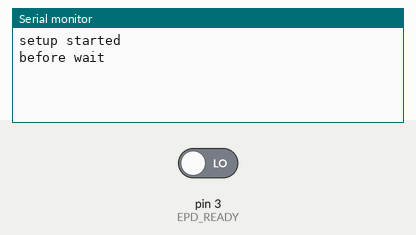
Simulated run of this sketch. Board: Arduino Uno, built with avr-gcc and run on an emulated ATmega328P. On the bench: the last lines printed to the serial monitor. The test bench sets the inputs (shaded band); at power-on: pin 3 (EPD_READY) LOW. Storage starts empty.

Above: at 1.2 s.
1.3 s: pin 3 (EPD_READY) driven HIGH
At 2.0 s:
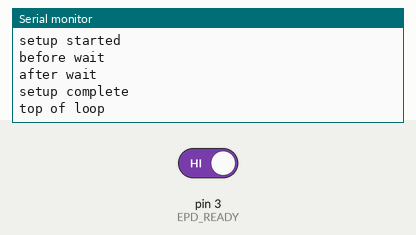
At 3.6 s:
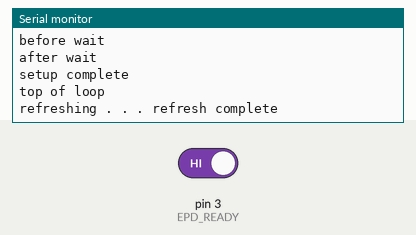

Measured:
- after the input at 1.3 s, the serial monitor: prints a new line at once (image 1)

The sketch:

CFAP640384A00750.ino
```cpp
// (licence header left out)
// The display is SPI, include the library header.
#include <SPI.h>
#include <SD.h>
#include <avr/io.h>

// Include LUTs
#include "LUTs_for_CFAP640384A00750.h"
//Include Images
#include "Images_for_CFAP640384A00750.h"

#define ePaper_RST_0  (digitalWrite(EPD_RESET, LOW))
#define ePaper_RST_1  (digitalWrite(EPD_RESET, HIGH))
#define ePaper_CS_0   (digitalWrite(EPD_CS, LOW))
#define ePaper_CS_1   (digitalWrite(EPD_CS, HIGH))
#define ePaper_DC_0   (digitalWrite(EPD_DC, LOW))
#define ePaper_DC_1   (digitalWrite(EPD_DC, HIGH))

#define EPD_READY   3
#define EPD_RESET   4
#define EPD_DC      5
#define EPD_CS      10
#define SD_CS       8

#define HRES  640
#define VRES  384

//=============================================================================
//this function will take in a byte and send it to the display with the
//command bit low for command transmission
void writeCMD(uint8_t command)
{
	ePaper_DC_0;
	ePaper_CS_0;
	SPI.transfer(command);
	ePaper_CS_1;
}

//this function will take in a byte and send it to the display with the
//command bit high for data transmission
void writeData(uint8_t data)
{
	ePaper_DC_1;
	ePaper_CS_0;
	SPI.transfer(data);
	ePaper_CS_1;
}

//===========================================================================
void setup(void)
{
	//Debug port / Arduino Serial Monitor (optional)
	Serial.begin(9600);
  Serial.println("setup started");
	// Configure the pin directions
	pinMode(EPD_CS, OUTPUT);
	pinMode(EPD_RESET, OUTPUT);
	pinMode(EPD_DC, OUTPUT);
	pinMode(EPD_READY, INPUT);
  pinMode(SD_CS, OUTPUT);

  digitalWrite(SD_CS, LOW);

  if (!SD.begin(SD_CS))
  {
    Serial.println("SD could not initialize");
  }

	//Set up SPI interface
	SPI.beginTransaction(SPISettings(2000000, MSBFIRST, SPI_MODE0));
	SPI.begin();


	//reset driver
	ePaper_RST_0;
	delay(200);
	ePaper_RST_1;
	delay(200);

  initEPD();
	Serial.println("setup complete");
}

void initEPD()
{

  //-----------------------------------------------------------------------------
  //more detail on the following commands and additional commands not used here
  //can be found on the CFAP640384A0-0750 datasheet on the Crystalfontz website
  //-----------------------------------------------------------------------------


  //Power Setting
  writeCMD(0x01);
  writeData(0x37);
  writeData(0x00);
  writeData(0x08);
  writeData(0x08);

  //Booster Soft Start
  writeCMD(0x06);
  writeData(0xc7);
  writeData(0xcc);
  writeData(0x28);

  //Power On
  writeCMD(0x04);
  Serial.println("before wait");
  //wait until powered on
  while (0 == digitalRead(EPD_READY));
  Serial.println("after wait");

  //Panel Setting
  writeCMD(0x00);
  writeData(0xc3);

  //PLL Control
  writeCMD(0x30);
  writeData(0x3a);

  //Resolution
  writeCMD(0x61);
#define WIDTH (640)
  writeData(WIDTH>>8);	  //MSB
  writeData(WIDTH&0xff);	//LSB
#define HEIGHT (384)
  writeData(HEIGHT>>8);	  //MSB
  writeData(HEIGHT&0xff);	//LSB

  //VCM DC Settings
  writeCMD(0x82);
  writeData(0x1e);

  //Vcom and data interval setting
  writeCMD(0x50);
  writeData(0x67);

  //flash define
  writeCMD(0xe5);
  writeData(0x03);

}

void setRegisterLUT()
{
	//set LUTs
	//The following block allows the LUTs to be changed.
	//In order for these LUTs to take effect, command 0x00 must have bit 5 set to "1"
	//set panel setting to call LUTs from the register
	writeCMD(0x00);
	writeData(0xeb);

	//VCOM_LUT_LUTC
	writeCMD(0x20);
	for (int i = 0; i < 44; i++)
	{
		writeData(pgm_read_byte(&VCOM_LUT_LUTC[i]));
	}
	//W2W_LUT_LUTWW
	writeCMD(0x21);
	for (int i = 0; i < 42; i++)
	{
		writeData(pgm_read_byte(&W2W_LUT_LUTWW[i]));
	}
	//B2W_LUT_LUTBW_LUTR
	writeCMD(0x22);
	for (int i = 0; i < 42; i++)
	{
		writeData(pgm_read_byte(&B2W_LUT_LUTBW_LUTR[i]));
	}
	//B2B_LUT_LUTBB_LUTB
	writeCMD(0x23);
	for (int i = 0; i < 42; i++)
	{
		writeData(pgm_read_byte(&B2B_LUT_LUTBB_LUTB[i]));
	}
	//W2B_LUT_LUTWB_LUTW
	writeCMD(0x24);
	for (int i = 0; i < 42; i++)
	{
		writeData(pgm_read_byte(&W2B_LUT_LUTWB_LUTW[i]));
	}
}

void setOTPLUT()
{
	//set panel setting to call LUTs from OTP
	writeCMD(0x00);
	writeData(0xcb);
}
//================================================================================
void show_BMPs_in_root(void)
{
  Serial.println("in BMP function");
  delay(1);
  File
    root_dir;
  root_dir = SD.open("/");
  if (0 == root_dir)
  {
    Serial.println("show_BMPs_in_root: Can't open \"root\"");
    return;
  }

  File
    bmp_file;

  Serial.println("made it after root dir check");
  while (1)
  {
    bmp_file = root_dir.openNextFile();
    if (0 == bmp_file)
    {
      // no more files, break out of while()
      // root_dir will be closed below.
      break;
    }
    Serial.println("made it after check for file");
    //Skip directories (what about volume name?)
    if (0 == bmp_file.isDirectory())
    {
      //The file name must include ".BMP"
      if (0 != strstr(bmp_file.name(), ".BMP"))
      {
        uint32_t size = bmp_file.size();
        //print out the size of the display to see what it is for reference
        Serial.println(size);
        //check to make sure a valid bitmap is put in. Should be 737334-737336
        if ( 737330 <= size)
        {
          clear();
          //Power on
          writeCMD(0x04);
          while (0 == digitalRead(EPD_READY));

          //Start transmission of first set of data
          writeCMD(0x10);
          //Jump over BMP header
          bmp_file.seek(54);
          //grab one row of pixels from the SD card at a time
          static uint8_t quarter_line[160 * 3];
          for (int line = 0; line < 384*4; line++)
          {

            //Set the LCD to the left of this line. BMPs store data
            //to have the image drawn from the other end, uncomment the line below

            //read a line from the SD card
            bmp_file.read(quarter_line, 160 * 3);

            //send the line to the display
            send_pixels_BW(160 * 3, quarter_line);

          }
          Serial.println("before refresh wait");
          //refresh the display
          writeCMD(0x11);
          writeCMD(0x12);
          delay(100);
          while (0 == digitalRead(EPD_READY));
          //power off while we wait
          writeCMD(0x02);
          Serial.println("after refresh wait");
          delay(5000);
          while (1);
        }
      }
    }
    //Release the BMP file handle
    bmp_file.close();
    //Give a bit to let them see it
    delay(1000);
  }
  //Release the root directory file handle
  root_dir.close();
  //SPI.beginTransaction(SPISettings(12000000, MSBFIRST, SPI_MODE0));
}

//================================================================================
void Load_Flash_Image_To_Display_RAM_RLE(uint16_t width_pixels,
  uint16_t height_pixels,
  const uint8_t *BW_image)
{
  //Index into *image, that works with pgm_read_byte()

  //Get width_bytes from width_pixel, rounding up
  uint8_t
    width_bytes;
  width_bytes = (width_pixels + 7) >> 3;

  //Make sure the display is not busy before starting a new command.
  while (0 == digitalRead(EPD_READY));
  //Select the controller
  ePaper_CS_0;

  //Aim at the command register
  ePaper_DC_0;
  //Write the command: DATA START TRANSMISSION 2 (DTM2) (R13H)
  //  Display Start transmission 2
  //  (DTM2, Red Data)
  //
  // This command starts transmitting data and write them into SRAM. To complete
  // data transmission, command DSP (Data transmission Stop) must be issued. Then
  // the chip will start to send data/VCOM for panel.
  //  * In B/W mode, this command writes “NEW” data to SRAM.
  //  * In B/W/Red mode, this command writes “Red” data to SRAM.
  SPI.transfer(0x10);
  //Pump out the Red data.
  ePaper_DC_1;
  uint8_t count = 0;
  uint8_t byteRead = 0;
  uint8_t byteSent[4];
  for (int i = 0; i < MONO_ARRAY_SIZE; i = i + 2)
  {
    count = pgm_read_byte(&BW_image[i]);
    byteRead = pgm_read_byte(&BW_image[i + 1]);

    uint8_t x = 0;
    for (int j = 7; j > 0; j = j - 2)
    {
      byteSent[x] = 0x00;
      if (((byteRead >> j) & 0x01) == 1)
      {
        byteSent[x] = 0x30;
      }
      if (((byteRead >> (j - 1)) & 0x01) == 1)
      {
        byteSent[x] |= 0x03;
      }
      x++;
    }

    for (uint8_t j = 0; j < count; j++)
    {
      for (uint8_t k = 0; k < 4; k++)
      {
        SPI.transfer(byteSent[k]);
      }
    }
  }

  //Aim back at the command register
  ePaper_DC_0;
  //Write the command: DATA STOP (DSP) (R11H)
  SPI.transfer(0x11);
  //Write the command: Display Refresh (DRF)
  SPI.transfer(0x12);
  //Deslect the controller
  ePaper_CS_1;
}

//================================================================================
void clear()
{
  //Power on
  writeCMD(0x04);
  while (0 == digitalRead(EPD_READY));

  writeCMD(0x10);
  for (long i = 0; i < 122880; i++)
  {
    writeData(0x00);
  }

  //refresh the display
  writeCMD(0x11);
  writeCMD(0x12);
  delay(100);
  Serial.print("refreshing . . . ");
  while (0 == digitalRead(EPD_READY));
  Serial.println("refresh complete");
}


//================================================================================
void send_pixels_BW(uint8_t byteCount, uint8_t *dataPtr)
{
  uint8_t data;
  uint8_t red;
  uint8_t green;
  uint8_t blue;
  while (byteCount != 0)
  {
    uint8_t data = 0;
    red = *dataPtr;
    dataPtr++;
    byteCount--;
    green = *dataPtr;
    dataPtr++;
    byteCount--;
    blue = *dataPtr;
    dataPtr++;
    byteCount--;

    if (127 >= ((red*.21) + (green*.72) + (blue*.07)))
    {
      data = 0x30;
    }

      red = *dataPtr;
      dataPtr++;
      byteCount--;
      green = *dataPtr;
      dataPtr++;
      byteCount--;
      blue = *dataPtr;
      dataPtr++;
      byteCount--;
      //data = data << 1;

      if (127 >= ((red*.21) + (green*.72) + (blue*.07)))
      {
        data = data | 0x03;
      }

      writeData(data);
  }
}

void powerON()
{
  writeCMD(0x04);
}

void powerOff()
{
  writeCMD(0x02);
  writeCMD(0x03);
  writeData(0x00);
}

//=============================================================================
#define waittime          10000
#define white             0
#define checks            0
#define zebra             0
#define black             0
#define splashscreenRLE   1
#define showBMPs          0
void loop()
{
  Serial.println("top of loop");

#if white
  //power on the display
  powerON();
  while (0 == digitalRead(EPD_READY));

	writeCMD(0x10);
	for (long i = 0; i < 122880; i++)
	{
 		writeData(0x00);
	}

	//refresh the display
  writeCMD(0x11);
	writeCMD(0x12);
  delay(100);
  Serial.println("before refresh wait");
	while (0 == digitalRead(EPD_READY));
  Serial.println("after refresh wait");
  //for maximum power conservation, power off the EPD
  powerOff();
  delay(waittime);
#endif

#if checks
  //power on the display
  powerON();
  while (0 == digitalRead(EPD_READY));

  writeCMD(0x10);
  uint16_t
    x,y,z;
  for(y=0;y<HEIGHT;y++)
    {
    for(x=0;x<WIDTH/4;x++)
      {
      z = y & 0x0002;
      if(z != 0)
        {
        writeData(0x00);
        writeData(0x33);
        }
      else
        {
        writeData(0x33);
        writeData(0x00);
        }
      }
    }
  //refresh the display
  writeCMD(0x11);
  writeCMD(0x12);
  delay(100);
  Serial.println("before refresh wait");
  while (0 == digitalRead(EPD_READY));
  Serial.println("after refresh wait");
  //for maximum power conservation, power off the EPD
  powerOff();
  delay(waittime);
#endif

#if zebra
  //power on the display
  powerON();
  while (0 == digitalRead(EPD_READY));

  writeCMD(0x10);
  for (int i = 0; i < 7680 * 4; i++)
  {
    writeData(0x33);
  }
  for (int i = 0; i < 7680 * 4; i++)
  {
    writeData(0x00);
  }
  for (int i = 0; i < 7680 * 4; i++)
  {
    writeData(0x33);
  }
  for (int i = 0; i < 7680 * 4; i++)
  {
    writeData(0x00);
  }

  //refresh the display
  writeCMD(0x11);
  writeCMD(0x12);
  delay(100);
  Serial.println("before refresh wait");
  while (0 == digitalRead(EPD_READY));
    Serial.println("after refresh wait");

  //for maximum power conservation, power off the EPD
  powerOff();
  delay(waittime);

  //Power on
  writeCMD(0x04);
  while (0 == digitalRead(EPD_READY));

  writeCMD(0x10);
  for (int i = 0; i < 7680 * 4; i++)
  {
    writeData(0x00);
  }
  for (int i = 0; i < 7680 * 4; i++)
  {
    writeData(0x33);
  }
  for (int i = 0; i < 7680 * 4; i++)
  {
    writeData(0x00);
  }
  for (int i = 0; i < 7680 * 4; i++)
  {
    writeData(0x33);
  }

  //refresh the display
  writeCMD(0x11);
  writeCMD(0x12);
  delay(100);
  Serial.println("before refresh wait");
  while (0 == digitalRead(EPD_READY));
  Serial.println("after refresh wait");
  //for maximum power conservation, power off the EPD
  powerOff();
  delay(waittime);
  clear();
#endif


#if black
  //power on the display
  powerON();
  while (0 == digitalRead(EPD_READY));

  writeCMD(0x10);
  for (long i = 0; i < 122880; i++)
  {
    writeData(0x33);
  }

  //refresh the display
  writeCMD(0x11);
  writeCMD(0x12);
  delay(100);
  Serial.println("before refresh wait");
  while (0 == digitalRead(EPD_READY));
  Serial.println("after refresh wait");
  //power off while we wait
  //for maximum power conservation, power off the EPD
  powerOff();
  delay(waittime);
#endif

#if splashscreenRLE
  //on the Seeeduino, there is not enough flash memory to store this data
  //but if another uP with more flash is used, this function can be utilized
  //power on the display
  powerON();
  //load an image to the display
  Load_Flash_Image_To_Display_RAM_RLE(HRES, VRES, Mono_1BPP);


  Serial.print("refreshing . . . ");
  while (0 == digitalRead(EPD_READY));
  Serial.println("refresh complete");
  //for maximum power conservation, power off the EPD
  powerOff();
  delay(waittime);
#endif

#if showBMPs
  //power on the display
  powerON();
  //send over
  writeCMD(0x00);
  writeData(0xcb);
  show_BMPs_in_root();
  writeCMD(0x00);
  writeData(0xc3);
  powerOff();
  delay(waittime);
#endif

}
//=============================================================================
```

LUTs_for_CFAP640384A00750.h
```cpp
#ifndef __LUTS_FOR_CFAP640384A00750_H__
#define __LUTS_FOR_CFAP640384A00750_H__
//=============================================================================
// "Arduino" example program for Crystalfontz ePaper.
//
// This project is for the CFAP640384A0-0750 :
//
//   https://www.crystalfontz.com/product/cfap640384a00750
//=============================================================================
// Formatted to work with WriteCMD_StringFlash(), first byte is command,
// remainder are data
const uint8_t VCOM_LUT_LUTC[]      PROGMEM =
{
	0x00	,0x00,
	0x00	,0x1A	,0x1A	,0x00	,0x00	,0x01,
	0x00	,0x0A	,0x0A	,0x00	,0x00	,0x08,
	0x00	,0x0E	,0x01	,0x0E	,0x01	,0x10,
	0x00	,0x0A	,0x0A	,0x00	,0x00	,0x08,
	0x00	,0x04	,0x10	,0x00	,0x00	,0x05,
	0x00	,0x03	,0x0E	,0x00	,0x00	,0x0A,
	0x00	,0x23	,0x00	,0x00	,0x00	,0x01
};
const uint8_t W2W_LUT_LUTWW[]      PROGMEM =
{
	0x90	,0x1A	,0x1A	,0x00	,0x00	,0x01,
	0x40	,0x0A	,0x0A	,0x00	,0x00	,0x08,
	0x84	,0x0E	,0x01	,0x0E	,0x01	,0x10,
	0x80	,0x0A	,0x0A	,0x00	,0x00	,0x08,
	0x00	,0x04	,0x10	,0x00	,0x00	,0x05,
	0x00	,0x03	,0x0E	,0x00	,0x00	,0x0A,
	0x00	,0x23	,0x00	,0x00	,0x00	,0x01
};
const uint8_t B2W_LUT_LUTBW_LUTR[] PROGMEM =
{
	0xA0	,0x1A	,0x1A	,0x00	,0x00	,0x01,
	0x00	,0x0A	,0x0A	,0x00	,0x00	,0x08,
	0x84	,0x0E	,0x01	,0x0E	,0x01	,0x10,
	0x90	,0x0A	,0x0A	,0x00	,0x00	,0x08,
	0xB0	,0x04	,0x10	,0x00	,0x00	,0x05,
	0xB0	,0x03	,0x0E	,0x00	,0x00	,0x0A,
	0xC0	,0x23	,0x00	,0x00	,0x00	,0x01
};
const uint8_t B2B_LUT_LUTBB_LUTB[] PROGMEM =
{
	0x90	,0x1A	,0x1A	,0x00	,0x00	,0x01,
	0x40	,0x0A	,0x0A	,0x00	,0x00	,0x08,
	0x84	,0x0E	,0x01	,0x0E	,0x01	,0x10,
	0x80	,0x0A	,0x0A	,0x00	,0x00	,0x08,
	0x00	,0x04	,0x10	,0x00	,0x00	,0x05,
	0x00	,0x03	,0x0E	,0x00	,0x00	,0x0A,
	0x00	,0x23	,0x00	,0x00	,0x00	,0x01
};
const uint8_t W2B_LUT_LUTWB_LUTW[] PROGMEM =
{
	0x90	,0x1A	,0x1A	,0x00	,0x00	,0x01,
	0x20	,0x0A	,0x0A	,0x00	,0x00	,0x08,
	0x84	,0x0E	,0x01	,0x0E	,0x01	,0x10,
	0x10	,0x0A	,0x0A	,0x00	,0x00	,0x08,
	0x00	,0x04	,0x10	,0x00	,0x00	,0x05,
	0x00	,0x03	,0x0E	,0x00	,0x00	,0x0A,
	0x00	,0x23	,0x00	,0x00	,0x00	,0x01
};
//=============================================================================
#endif
```

Source omitted: 640384A00750.h (data table, 63490 bytes)
